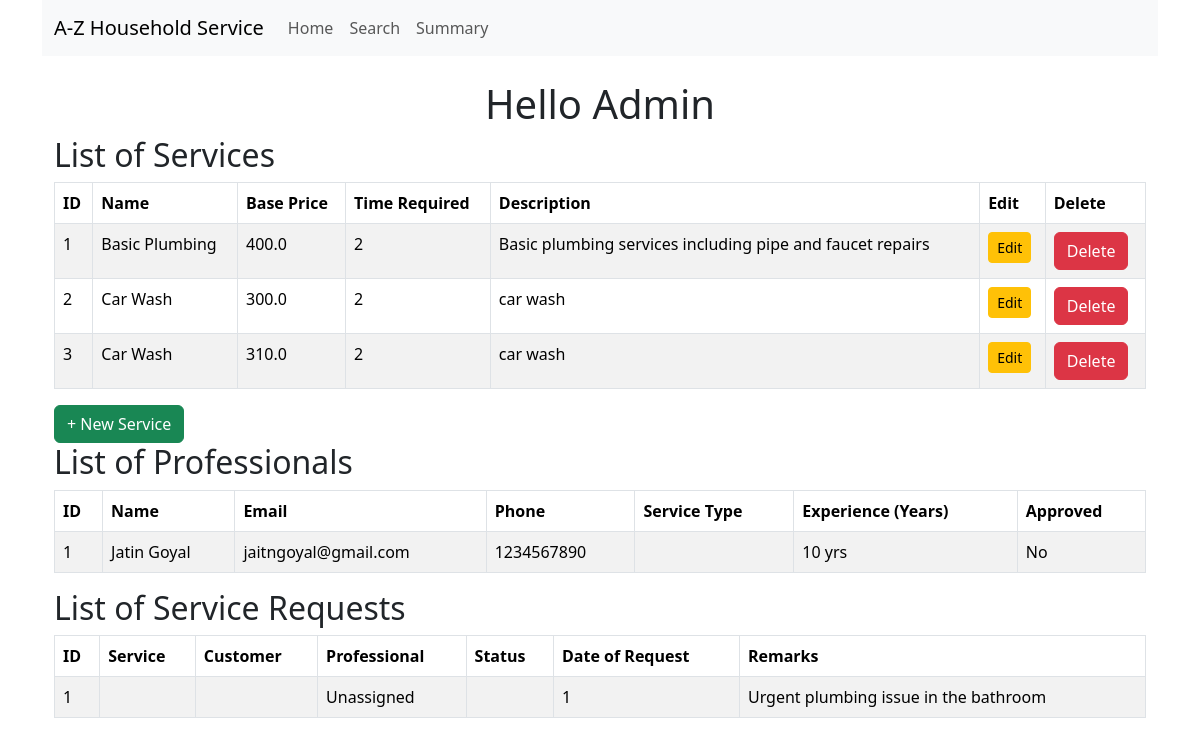
The page /admin/home on the database as committed earlier.
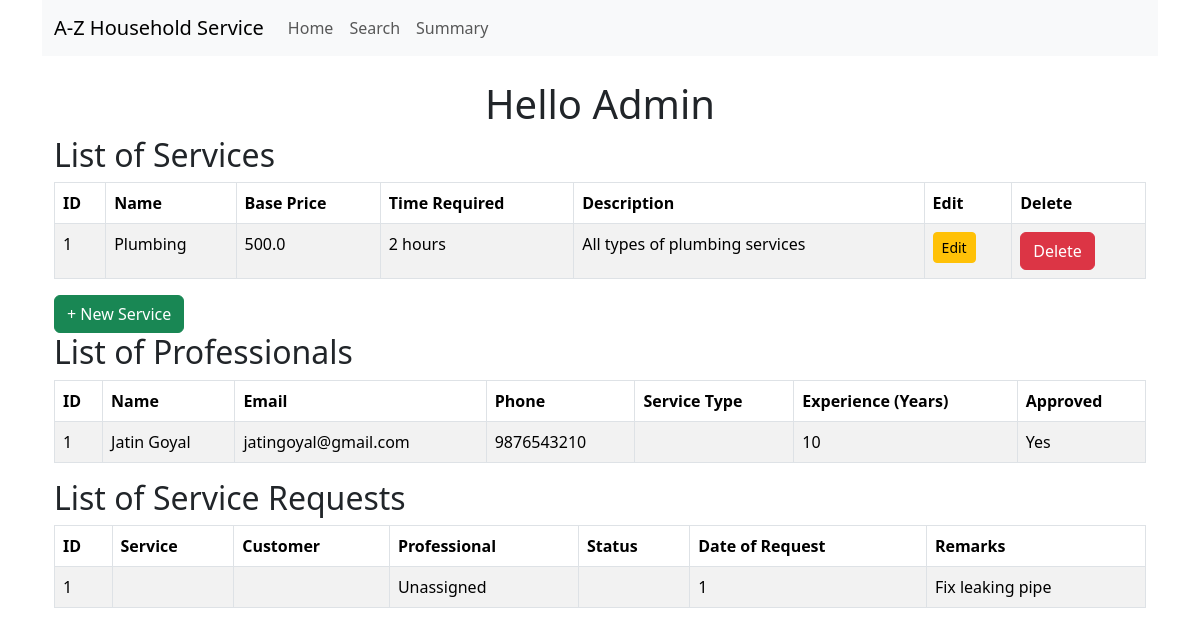
The same page on the database as committed later.
### models.py (models this page shows, shortened)
class BaseModel(db.Model):
    __abstract__ = True  # This makes it an abstract class, not a table in the database
    id = db.Column(db.Integer, primary_key=True)
    created_at = db.Column(db.DateTime, default=datetime.utcnow, nullable=False)  # Ensure it's not nullable
    modified_at = db.Column(db.DateTime, default=datetime.utcnow, onupdate=datetime.utcnow, nullable=False)  # Ensure it's not nullable

class Service(BaseModel):
    __tablename__ = 'service'
    name = db.Column(db.String(150), nullable=False)
    base_price = db.Column(db.Float, nullable=True)  # Made nullable
    time_required = db.Column(db.String(50), nullable=True)  # Made nullable
    description = db.Column(db.Text, nullable=True)  # Made nullable
    professional_id = db.Column(db.Integer, db.ForeignKey('service_professional.id'), nullable=True)
    professional = db.relationship('ServiceProfessional', backref='services', lazy=True)

class ServiceProfessional(BaseModel):
    __tablename__ = 'service_professional'
    username = db.Column(db.String(150), unique=True, nullable=False)
    password_hash = db.Column(db.String(200), nullable=False)
    name = db.Column(db.String(150), nullable=True)  # Made nullable
    email = db.Column(db.String(150), unique=True, nullable=True)  # Made nullable
    phone = db.Column(db.String(20), unique=True, nullable=True)  # Made nullable
    experience = db.Column(db.Integer, nullable=True)  # Made nullable
    description = db.Column(db.Text, nullable=True)  # Made nullable
    approved = db.Column(db.Boolean, default=False, nullable=True)  # Made nullable

class ServiceRequest(BaseModel):
    __tablename__ = 'service_request'
    service_id = db.Column(db.Integer, db.ForeignKey('service.id'), nullable=True)  # Made nullable
    customer_id = db.Column(db.Integer, db.ForeignKey('customer.id'), nullable=False)
    professional_id = db.Column(db.Integer, db.ForeignKey('service_professional.id'), nullable=True)
    date_of_request = db.Column(db.DateTime, default=datetime.utcnow, nullable=True)  # Made nullable
    date_of_completion = db.Column(db.DateTime, nullable=True)  # Made nullable
    service_status = db.Column(db.String(50), default="requested", nullable=True)  # Made nullable
    remarks = db.Column(db.Text, nullable=True)  # Made nullable
    payment = db.relationship('Payment', backref='service_request', lazy=True)

### routes.py (the view)
@app.route('/admin/home')
def admin_home():
    professionals = ServiceProfessional.query.all()
    services = Service.query.all()
    service_requests = ServiceRequest.query.all()
    return render_template(
        'admin/home.html',
        professionals=professionals,
        services=services,
        service_requests=service_requests
    )

### templates/admin/home.html (shortened to what this page needs)
{% extends 'layout.html' %}
{% block content %}
    <div class="container">
        <h1 class="text-center">Hello Admin</h1>
        <h2>List of Services</h2>
        <div class="table-responsive">
            <table class="table table-bordered table-striped">
                <thead>
                    <tr>
                        <th>ID</th>
                        <th>Name</th>
                        <th>Base Price</th>
                        <th>Time Required</th>
                        <th>Description</th>
                        <th>Edit</th>
                        <th>Delete</th>
                    </tr>
                </thead>
                <tbody>
                    {% for service in services %}
                        <tr>
                            <td>{{ service.id }}</td>
                            <td>{{ service.name }}</td>
                            <td>{{ service.base_price }}</td>
                            <td>{{ service.time_required }}</td>
                            <td>{{ service.description }}</td>
                            <td>
                                <button type="button" class="btn btn-warning btn-sm" data-bs-toggle="modal" data-bs-target="#newServiceModal"
                                        data-service-id="{{ service.id }}"
                                        data-service-name="{{ service.name }}"
                                        data-service-description="{{ service.description }}"
                                        data-service-base-price="{{ service.base_price }}"
                                        data-service-time-required="{{ service.time_required }}">
                                    Edit
                                </button>
                            </td>
                            <td>
                                <form method="post" action="delete_service/{{ service.id }}" onsubmit="return confirm('Are you sure you want to delete this service?');">
                                    <button type="submit" class="btn btn-danger">Delete</button>
                                </form>
                            </td>
                        </tr>
                    {% endfor %}
                </tbody>
            </table>
            <button type="button" class="btn btn-success pull-right" data-bs-toggle="modal" data-bs-target="#newServiceModal">
                + New Service
            </button>
        </div>
        <h2>List of Professionals</h2>
        <div class="table-responsive">
            <table class="table table-bordered table-striped">
                <thead>
                    <tr>
                        <th>ID</th>
                        <th>Name</th>
                        <th>Email</th>
                        <th>Phone</th>
                        <th>Service Type</th>
                        <th>Experience (Years)</th>
                        <th>Approved</th>
                    </tr>
                </thead>
                <tbody>
                    {% for professional in professionals %}
                        <tr>
                            <td>{{ professional.id }}</td>
                            <td>{{ professional.name }}</td>
                            <td>{{ professional.email }}</td>
                            <td>{{ professional.phone }}</td>
                            <td>{{ professional.service_type }}</td>
                            <td>{{ professional.experience }}</td>
                            <td>{{ 'Yes' if professional.approved else 'No' }}</td>
                        </tr>
                    {% endfor %}
                </tbody>
            </table>
        </div>
        <h2>List of Service Requests</h2>
        <div class="table-responsive">
            <table class="table table-bordered table-striped">
                <thead>
                    <tr>
                        <th>ID</th>
                        <th>Service</th>
                        <th>Customer</th>
                        <th>Professional</th>
                        <th>Status</th>
                        <th>Date of Request</th>
                        <th>Remarks</th>
                    </tr>
                </thead>
                <tbody>
                    {% for request in service_requests %}
                        <tr>
                            <td>{{ request.id }}</td>
                            <td>{{ request.name }}</td>
                            <td>{{ request.base_price}}</td>
                            <td>{{ request.time_required if request.time_required else 'Unassigned' }}</td>
                            <td>{{ request.description }}</td>
                            <td>{{ request.professional_id }}</td>
                            <td>{{ request.remarks }}</td>
                        </tr>
                    {% endfor %}
                </tbody>
            </table>
        </div>
    </div>
    {% endblock %}

### templates/layout.html (shortened to what this page needs)
<!DOCTYPE html>
<html lang="en">
<head>
    <link rel="stylesheet" href="https://cdn.jsdelivr.net/npm/bootstrap@5.3.3/dist/css/bootstrap.min.css">
</head>
<body>
    <div class="container">
        <nav class="navbar navbar-expand-lg navbar-light bg-light">
            <div class="container-fluid">
                <a class="navbar-brand" href="#">A-Z Household Service</a>
                <div class="collapse navbar-collapse" id="navbarNav">
                    <ul class="navbar-nav">
                        <li class="nav-item"><a class="nav-link" href="#">Home</a></li>
                        <li class="nav-item"><a class="nav-link" href="#">Search</a></li>
                        <li class="nav-item"><a class="nav-link" href="#">Summary</a></li>
                    </ul>
                </div>
            </div>
        </nav>
        <div class="content mt-4">
            {% block content %}
            {% endblock %}
        </div>
    </div>
</body>
</html>

Rows that differ between the two databases and show on the page:
removed Service: id "2", name "Car Wash", base_price "300.0", time_required "2", description "car wash"
removed Service: id "3", name "Car Wash", base_price "310.0", time_required "2", description "car wash"
changed Service id 1: name "Basic Plumbing" → "Plumbing"; base_price "400.0" → "500.0"; time_required "2" → "2 hours"; description "Basic plumbing services including pipe and faucet repairs" → "All types of plumbing services"
changed ServiceProfessional "Jatin Goyal": email "jaitngoyal@gmail.com" → "jatingoyal@gmail.com"; phone "1234567890" → "9876543210"; experience "10 yrs" → "10"; approved "No" → "Yes"
changed ServiceRequest id 1: remarks "Urgent plumbing issue in the bathroom" → "Fix leaking pipe"
